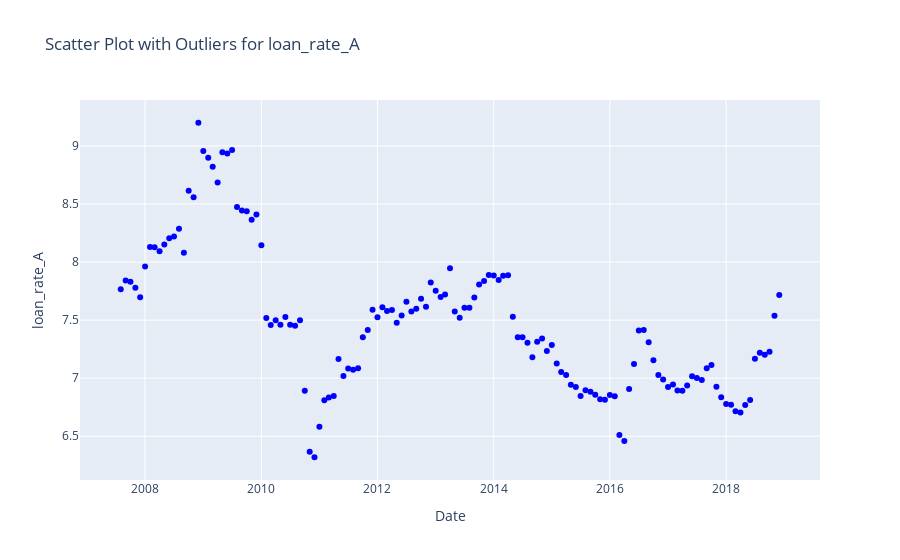
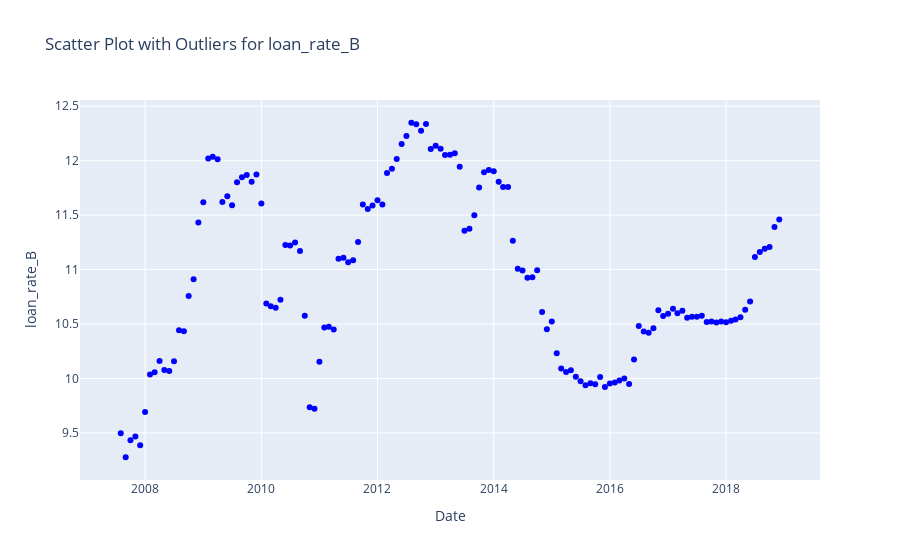
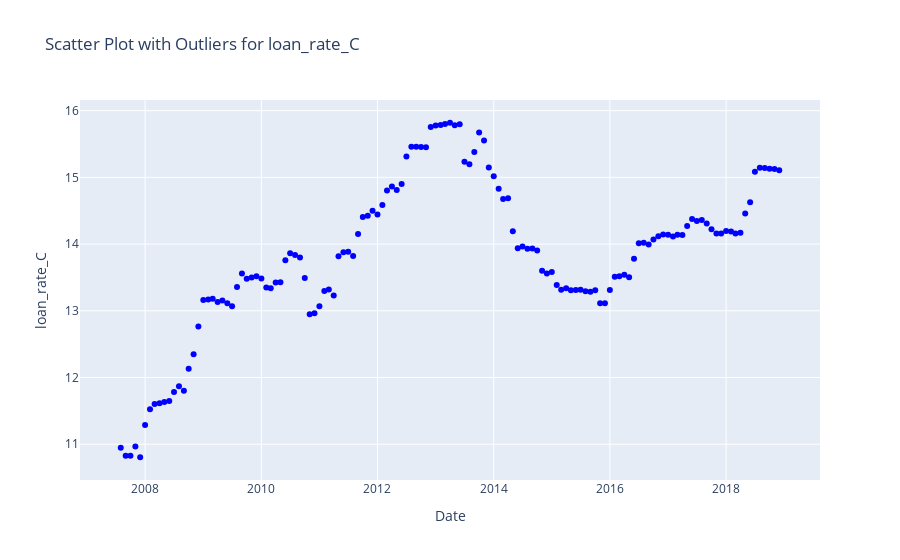

The code cell stored with these charts, in order, in its notebook:
### Code cell
figures = plot_outliers(df, outliers_df)
for fig in figures:
    fig.show()

### Figure 1 — Plotly figure (JSON) as saved in the notebook; plotly's stock layout.template omitted (floating-point values rounded to 4 significant figures; data arrays with more than 128 entries replaced by an {"elided": "..."} marker saying what was removed)
{"data": [{"hovertemplate": "Date: %{x}<br>Value: %{y}<extra></extra>", "marker": {"color": "blue", "size": 6}, "mode": "markers", "name": "Non-Outliers", "type": "scatter", "x": {"elided": "137 str values"}, "y": {"elided": "137 float values"}}, {"hovertemplate": "Date: %{x}<br>Value: %{y}<extra></extra>", "marker": {"color": "red", "size": 8, "symbol": "star"}, "mode": "markers", "name": "Outliers", "type": "scatter", "x": [], "y": []}], "layout": {"title": {"text": "Scatter Plot with Outliers for loan_rate_A"}, "xaxis": {"title": {"text": "Date"}}, "yaxis": {"title": {"text": "loan_rate_A"}}}}

### Figure 2 — Plotly figure (JSON) as saved in the notebook; plotly's stock layout.template omitted (floating-point values rounded to 4 significant figures; data arrays with more than 128 entries replaced by an {"elided": "..."} marker saying what was removed)
{"data": [{"hovertemplate": "Date: %{x}<br>Value: %{y}<extra></extra>", "marker": {"color": "blue", "size": 6}, "mode": "markers", "name": "Non-Outliers", "type": "scatter", "x": {"elided": "137 str values"}, "y": {"elided": "137 float values"}}, {"hovertemplate": "Date: %{x}<br>Value: %{y}<extra></extra>", "marker": {"color": "red", "size": 8, "symbol": "star"}, "mode": "markers", "name": "Outliers", "type": "scatter", "x": [], "y": []}], "layout": {"title": {"text": "Scatter Plot with Outliers for loan_rate_B"}, "xaxis": {"title": {"text": "Date"}}, "yaxis": {"title": {"text": "loan_rate_B"}}}}

### Figure 3 — Plotly figure (JSON) as saved in the notebook; plotly's stock layout.template omitted (floating-point values rounded to 4 significant figures; data arrays with more than 128 entries replaced by an {"elided": "..."} marker saying what was removed)
{"data": [{"hovertemplate": "Date: %{x}<br>Value: %{y}<extra></extra>", "marker": {"color": "blue", "size": 6}, "mode": "markers", "name": "Non-Outliers", "type": "scatter", "x": {"elided": "137 str values"}, "y": {"elided": "137 float values"}}, {"hovertemplate": "Date: %{x}<br>Value: %{y}<extra></extra>", "marker": {"color": "red", "size": 8, "symbol": "star"}, "mode": "markers", "name": "Outliers", "type": "scatter", "x": [], "y": []}], "layout": {"title": {"text": "Scatter Plot with Outliers for loan_rate_C"}, "xaxis": {"title": {"text": "Date"}}, "yaxis": {"title": {"text": "loan_rate_C"}}}}
